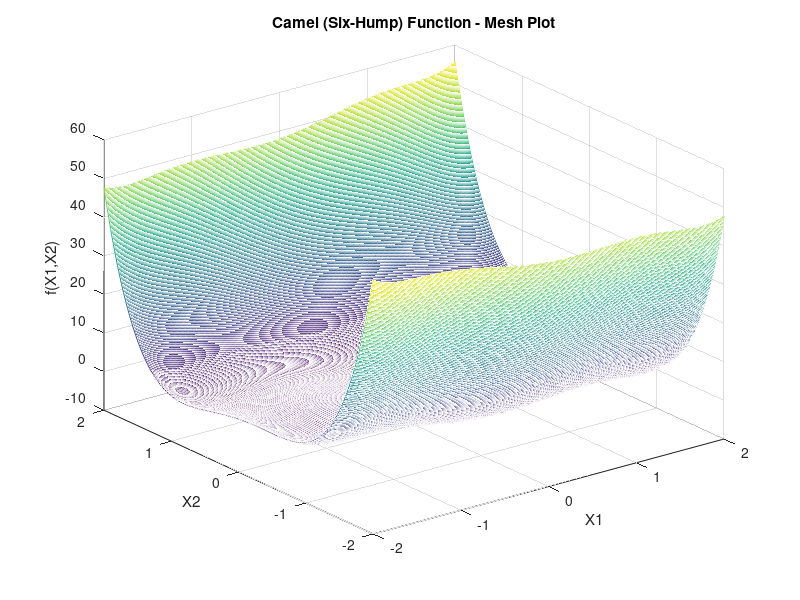
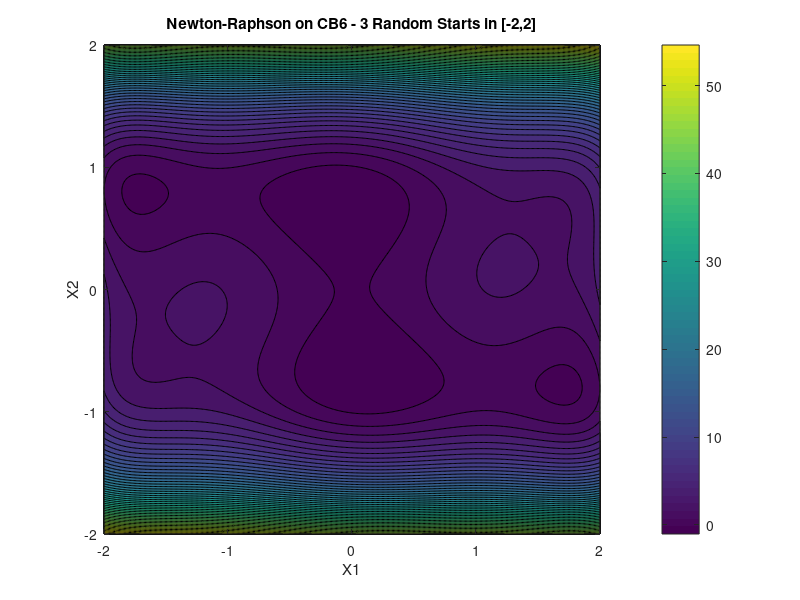

MATLAB code for these plots, in order: (Note: this script raises an error after producing the figures.)
clear all
close all
clc

X1 = -2:0.01:2;        
X2 = -2:0.01:2;
[x1, x2] = meshgrid(X1, X2);

% Camel Back (Six Hump) fonksiyonu
F = 4 * x1.^2 - 2.1 * x1.^4 + (1/3) * x1.^6 + x1 .* x2 - 4 * x2.^2 + 4 * x2.^4;

realFMin = min(min(F));
fprintf('Fonksiyonun grid üzerindeki minimum değeri: %.4f\n', realFMin)

figure
mesh(x1, x2, F)
xlabel('X1');
ylabel('X2');
zlabel('f(X1,X2)');
title("Camel (Six-Hump) Function - Mesh Plot")


start_points = -2 + 4 * rand(2,3);
colors = ['r', 'g', 'w'];


%% Newton-Raphson Algorithm on CB6 with 3 Random Starts
epsilon = 1e-4;

figure
contourf(x1, x2, F, 50)
xlabel('X1');
ylabel('X2');
title('Newton-Raphson on CB6 - 3 Random Starts in [-2,2]')
colorbar
hold on

for i = 1:3
    fprintf('\n--- Starting Point %d ---\n', i);

    x0 = start_points(:, i); 
    x = x0;
    color = colors(i);

    tic;

    fprintf('k=1, x1=%.4f, x2=%.4f, f(x)=%.4f\n', x(1), x(2), func(x));
    plot(x(1), x(2), [color '.']); hold on;

    % İlk adımdan önce Hessian kontrolü
    if rcond(hessianfunc(x)) < 1e-10
        warning('Hessian matrix is near-singular at initial point. Skipping this run.');
        continue
    end

    x_next = x - hessianfunc(x) \ gradfunc(x);
    fprintf('k=2, x1=%.4f, x2=%.4f, f(x)=%.4f, abs. error=%.4f\n', ...
        x_next(1), x_next(2), func(x_next), abs(func(x_next) - func(x)));
    plot(x_next(1), x_next(2), [color '*'])

    k = 3;
    while norm(gradfunc(x_next)) > epsilon && abs(func(x_next) - func(x)) > epsilon
        x = x_next;

        % Her iterasyonda güvenlik kontrolü
        H = hessianfunc(x);
        if rcond(H) < 1e-10
            warning('Hessian matrix became near-singular. Stopping this run.');
            break
        end

        x_next = x - H \ gradfunc(x);

        fprintf('k=%d, x1=%.4f, x2=%.4f, f(x)=%.4f, abs. error=%.4f\n', ...
            k, x_next(1), x_next(2), func(x_next), abs(func(x_next) - func(x)));
        plot(x_next(1), x_next(2), [color '*'])
        k = k + 1;
    end

    elapsed = toc;
    fprintf('Final Result: x1=%.4f, x2=%.4f, f(x)=%.4f (after %d steps, %.4f seconds)\n', ...
        x_next(1), x_next(2), func(x_next), k-1, elapsed);
end

set(gca, 'fontsize', 20)


%% Hestenes-Stiefel on CB6 - 3 Random Starting Points in [-2, 2]
epsilon = 1e-4;

figure
contourf(x1, x2, F, 50)
hold on
title('Hestenes-Stiefel on CB6 - 3 Random Starts (Safe)')
colorbar

for run = 1:3
    fprintf('\n--- Starting Point %d ---\n', run);
    
    x = start_points(:, run); 
    color = colors(run);
    fprintf('k=1, x1=%.4f, x2=%.4f, f(x)=%.4f\n', x(1), x(2), func(x));
    plot(x(1), x(2), [color '.'])

    tic 

    g = gradfunc(x);
    d = -g;

    alpha_range = 0:0.01:1;
    funcalpha = zeros(length(alpha_range),1);
    for i = 1:length(alpha_range)
        funcalpha(i) = func(x + alpha_range(i)*d);
    end
    [~, ind] = min(funcalpha);
    alpha = alpha_range(ind);

    x_next = x + alpha * d;
    g_next = gradfunc(x_next);

    denom = d' * (g_next - g);
    if abs(denom) < 1e-8
        beta = 0;
    else
        beta = (g_next' * (g_next - g)) / denom;
    end
    d_next = -g_next + beta * d;

    fprintf('k=2, x1=%.4f, x2=%.4f, f(x)=%.4f, abs. error=%.4f\n', ...
        x_next(1), x_next(2), func(x_next), abs(func(x_next) - func(x)));
    plot(x_next(1), x_next(2), [color '*'])

    k = 3;
    while norm(gradfunc(x_next)) > epsilon || abs(func(x_next) - func(x)) > epsilon
        if any(isnan(x_next)) || any(isnan(g_next)) || isnan(func(x_next))
            fprintf('NaN detected — terminating this run.\n');
            break
        end

        x = x_next;
        g = g_next;
        d = d_next;

        funcalpha = zeros(length(alpha_range),1);
        for i = 1:length(alpha_range)
            funcalpha(i) = func(x + alpha_range(i)*d);
        end
        [~, ind] = min(funcalpha);
        alpha = alpha_range(ind);

        x_next = x + alpha * d;
        g_next = gradfunc(x_next);

        denom = d' * (g_next - g);
        if abs(denom) < 1e-8
            beta = 0;
        else
            beta = (g_next' * (g_next - g)) / denom;
        end
        d_next = -g_next + beta * d;

        fprintf('k=%d, x1=%.4f, x2=%.4f, f(x)=%.4f, abs. error=%.4f\n', ...
            k, x_next(1), x_next(2), func(x_next), abs(func(x_next) - func(x)));
        plot(x_next(1), x_next(2), [color '*'])
        k = k + 1;
    end

    elapsed = toc; 
    if ~any(isnan(x_next))
        fprintf('Final Result: x1=%.4f, x2=%.4f, f(x)=%.4f (after %d steps)\n', ...
            x_next(1), x_next(2), func(x_next), k-1);
    end
    fprintf('Elapsed time: %.6f seconds\n', elapsed); 
end

set(gca, 'fontsize', 20)

%% Polak–Ribiere on CB6 - 3 Random Starts
epsilon = 1e-4;
max_iter = 100;

figure
contourf(x1, x2, F, 50)
hold on
title('Polak-Ribiere on CB6 - 3 Random Starts')
colorbar

for run = 1:3
    fprintf('\n--- Starting Point %d ---\n', run);

    x = start_points(:, run);  
    color = colors(run);
    fprintf('k=1, x1=%.4f, x2=%.4f, f(x)=%.4f\n', x(1), x(2), func(x));
    plot(x(1), x(2), [color '.'])

    tic 

    g = gradfunc(x);
    d = -g;

    alpha_range = 0:0.01:1;
    funcalpha = zeros(length(alpha_range),1);
    for i = 1:length(alpha_range)
        funcalpha(i) = func(x + alpha_range(i)*d);
    end
    [~, ind] = min(funcalpha);
    alpha = alpha_range(ind);

    x_next = x + alpha * d;
    g_next = gradfunc(x_next);

    denom = g' * g;
    if abs(denom) < 1e-8
        beta = 0;
    else
        beta = (g_next' * (g_next - g)) / denom;
    end
    d_next = -g_next + beta * d;

    fprintf('k=2, x1=%.4f, x2=%.4f, f(x)=%.4f, abs. error=%.4f\n', ...
        x_next(1), x_next(2), func(x_next), abs(func(x_next) - func(x)));
    plot(x_next(1), x_next(2), [color '*'])

    k = 3;
    while (norm(gradfunc(x_next)) > epsilon || abs(func(x_next) - func(x)) > epsilon) && k <= max_iter
        if any(isnan(x_next)) || any(isnan(g_next)) || isnan(func(x_next))
            fprintf('NaN detected — terminating.\n');
            break
        end
        if norm(x_next - x) < 1e-6
            fprintf('Step too small — assumed convergence.\n');
            break
        end
        if alpha < 1e-5 || norm(d_next) < 1e-8
            fprintf('Direction/alpha too small — stopping.\n');
            break
        end

        x = x_next;
        g = g_next;
        d = d_next;

        for i = 1:length(alpha_range)
            funcalpha(i) = func(x + alpha_range(i)*d);
        end
        [~, ind] = min(funcalpha);
        alpha = alpha_range(ind);

        x_next = x + alpha * d;
        g_next = gradfunc(x_next);

        denom = g' * g;
        if abs(denom) < 1e-8
            beta = 0;
        else
            beta = (g_next' * (g_next - g)) / denom;
        end
        d_next = -g_next + beta * d;

        fprintf('k=%d, x1=%.4f, x2=%.4f, f(x)=%.4f, abs. error=%.4f\n', ...
            k, x_next(1), x_next(2), func(x_next), abs(func(x_next) - func(x)));
        plot(x_next(1), x_next(2), [color '*'])
        k = k + 1;
    end

    elapsed = toc; 
    if ~any(isnan(x_next))
        fprintf('Final Result: x1=%.4f, x2=%.4f, f(x)=%.4f (after %d steps)\n', ...
            x_next(1), x_next(2), func(x_next), k-1);
    end
    fprintf('Elapsed time: %.6f seconds\n', elapsed); 
end

set(gca, 'fontsize', 20)

%% Fletcher–Reeves on CB6 - 3 Random Starts
epsilon = 1e-4;
max_iter = 100;

figure
contourf(x1, x2, F, 50)
hold on
title('Fletcher–Reeves on CB6 - 3 Random Starts')
colorbar

for run = 1:3
    fprintf('\n--- Starting Point %d ---\n', run);

    x = start_points(:, run); 
    color = colors(run);
    fprintf('k=1, x1=%.4f, x2=%.4f, f(x)=%.4f\n', x(1), x(2), func(x));
    plot(x(1), x(2), [color '.'])

    tic 

    g = gradfunc(x);
    d = -g;

    alpha_range = 0:0.01:1;
    funcalpha = zeros(length(alpha_range),1);
    for i = 1:length(alpha_range)
        funcalpha(i) = func(x + alpha_range(i)*d);
    end
    [~, ind] = min(funcalpha);
    alpha = alpha_range(ind);

    x_next = x + alpha * d;
    g_next = gradfunc(x_next);

    denom = g' * g;
    if abs(denom) < 1e-8
        beta = 0;
    else
        beta = (g_next' * g_next) / denom;
    end
    d_next = -g_next + beta * d;

    fprintf('k=2, x1=%.4f, x2=%.4f, f(x)=%.4f, abs. error=%.4f\n', ...
        x_next(1), x_next(2), func(x_next), abs(func(x_next) - func(x)));
    plot(x_next(1), x_next(2), [color '*'])
    k = 3;

    while (norm(g_next) > epsilon || abs(func(x_next) - func(x)) > epsilon) && k <= max_iter
        if any(isnan(x_next)) || any(isnan(g_next)) || isnan(func(x_next))
            fprintf('NaN detected — terminating.\n'); break;
        end
        if norm(x_next - x) < 1e-6 || alpha < 1e-5 || norm(d_next) < 1e-8
            fprintf('Too small step/direction — terminating.\n'); break;
        end

        x = x_next;
        g = g_next;
        d = d_next;

        for i = 1:length(alpha_range)
            funcalpha(i) = func(x + alpha_range(i)*d);
        end
        [~, ind] = min(funcalpha);
        alpha = alpha_range(ind);

        x_next = x + alpha * d;
        g_next = gradfunc(x_next);

        denom = g' * g;
        if abs(denom) < 1e-8
            beta = 0;
        else
            beta = (g_next' * g_next) / denom;
        end
        d_next = -g_next + beta * d;

        fprintf('k=%d, x1=%.4f, x2=%.4f, f(x)=%.4f, abs. error=%.4f\n', ...
            k, x_next(1), x_next(2), func(x_next), abs(func(x_next) - func(x)));
        plot(x_next(1), x_next(2), [color '*'])
        k = k + 1;
    end

    elapsed = toc; 
    if ~any(isnan(x_next))
        fprintf('Final Result: x1=%.4f, x2=%.4f, f(x)=%.4f (after %d steps)\n', ...
            x_next(1), x_next(2), func(x_next), k-1);
    end
    fprintf('Elapsed time: %.6f seconds\n', elapsed);
end

set(gca, 'fontsize', 20)



